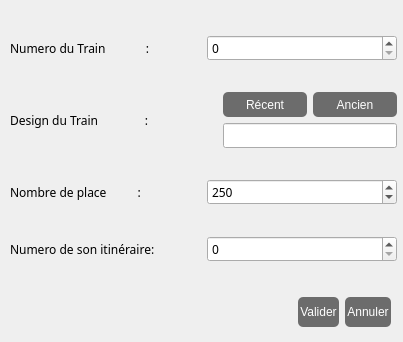
<?xml version="1.0" encoding="UTF-8"?>
<ui version="4.0">
 <class>Dialog</class>
 <widget class="QDialog" name="Dialog">
  <property name="geometry">
   <rect>
    <x>0</x>
    <y>0</y>
    <width>403</width>
    <height>342</height>
   </rect>
  </property>
  <property name="windowTitle">
   <string>Dialog</string>
  </property>
  <widget class="QWidget" name="layoutWidget">
   <property name="geometry">
    <rect>
     <x>10</x>
     <y>290</y>
     <width>381</width>
     <height>44</height>
    </rect>
   </property>
   <layout class="QHBoxLayout" name="horizontalLayout_7">
    <item>
     <spacer name="horizontalSpacer">
      <property name="orientation">
       <enum>Qt::Horizontal</enum>
      </property>
      <property name="sizeHint" stdset="0">
       <size>
        <width>40</width>
        <height>20</height>
       </size>
      </property>
     </spacer>
    </item>
    <item>
     <layout class="QHBoxLayout" name="horizontalLayout_6">
      <item>
       <widget class="QPushButton" name="valider">
        <property name="minimumSize">
         <size>
          <width>0</width>
          <height>30</height>
         </size>
        </property>
        <property name="cursor">
         <cursorShape>PointingHandCursor</cursorShape>
        </property>
        <property name="styleSheet">
         <string notr="true">font: 75 10pt &quot;Century Gothic&quot;;
background-color: rgb(108, 108, 108);
color: rgb(255, 255, 255);
padding: 0 2%;
border-radius: 5px;</string>
        </property>
        <property name="text">
         <string>Valider</string>
        </property>
        <property name="icon">
         <iconset resource="res.qrc">
          <normaloff>:/image/image/valider.png</normaloff>:/image/image/valider.png</iconset>
        </property>
        <property name="iconSize">
         <size>
          <width>20</width>
          <height>20</height>
         </size>
        </property>
       </widget>
      </item>
      <item>
       <widget class="QPushButton" name="annuler">
        <property name="minimumSize">
         <size>
          <width>0</width>
          <height>30</height>
         </size>
        </property>
        <property name="cursor">
         <cursorShape>PointingHandCursor</cursorShape>
        </property>
        <property name="styleSheet">
         <string notr="true">font: 75 10pt &quot;Century Gothic&quot;;
background-color: rgb(108, 108, 108);
color: rgb(255, 255, 255);
padding: 0 2%;
border-radius: 5px;</string>
        </property>
        <property name="text">
         <string>Annuler</string>
        </property>
        <property name="icon">
         <iconset resource="res.qrc">
          <normaloff>:/image/image/annuler.png</normaloff>:/image/image/annuler.png</iconset>
        </property>
        <property name="iconSize">
         <size>
          <width>20</width>
          <height>20</height>
         </size>
        </property>
       </widget>
      </item>
     </layout>
    </item>
   </layout>
  </widget>
  <widget class="QWidget" name="layoutWidget">
   <property name="geometry">
    <rect>
     <x>10</x>
     <y>10</y>
     <width>387</width>
     <height>281</height>
    </rect>
   </property>
   <layout class="QVBoxLayout" name="verticalLayout_2">
    <item>
     <layout class="QHBoxLayout" name="horizontalLayout_3">
      <item>
       <widget class="QLabel" name="label_2">
        <property name="font">
         <font>
          <family>Century Gothic</family>
         </font>
        </property>
        <property name="text">
         <string>Numero du Train             :</string>
        </property>
       </widget>
      </item>
      <item>
       <widget class="QSpinBox" name="numbtrain">
        <property name="font">
         <font>
          <family>Century Gothic</family>
         </font>
        </property>
       </widget>
      </item>
     </layout>
    </item>
    <item>
     <layout class="QHBoxLayout" name="horizontalLayout_2">
      <item>
       <widget class="QLabel" name="label">
        <property name="font">
         <font>
          <family>Century Gothic</family>
         </font>
        </property>
        <property name="text">
         <string>Design du Train               :                      </string>
        </property>
       </widget>
      </item>
      <item>
       <layout class="QVBoxLayout" name="verticalLayout">
        <item>
         <layout class="QHBoxLayout" name="horizontalLayout">
          <item>
           <widget class="QPushButton" name="un">
            <property name="minimumSize">
             <size>
              <width>0</width>
              <height>25</height>
             </size>
            </property>
            <property name="styleSheet">
             <string notr="true">font: 75 10pt &quot;Century Gothic&quot;;
background-color: rgb(108, 108, 108);
color: rgb(255, 255, 255);
padding: 0 2%;
border-radius: 5px;</string>
            </property>
            <property name="text">
             <string>Récent</string>
            </property>
           </widget>
          </item>
          <item>
           <widget class="QPushButton" name="deux">
            <property name="minimumSize">
             <size>
              <width>0</width>
              <height>25</height>
             </size>
            </property>
            <property name="styleSheet">
             <string notr="true">font: 75 10pt &quot;Century Gothic&quot;;
background-color: rgb(108, 108, 108);
color: rgb(255, 255, 255);
padding: 0 2%;
border-radius: 5px;</string>
            </property>
            <property name="text">
             <string>Ancien</string>
            </property>
           </widget>
          </item>
         </layout>
        </item>
        <item>
         <widget class="QLineEdit" name="designtrain">
          <property name="font">
           <font>
            <family>Century Gothic</family>
           </font>
          </property>
          <property name="readOnly">
           <bool>true</bool>
          </property>
         </widget>
        </item>
       </layout>
      </item>
     </layout>
    </item>
    <item>
     <layout class="QHBoxLayout" name="horizontalLayout_4">
      <item>
       <widget class="QLabel" name="label_3">
        <property name="font">
         <font>
          <family>Century Gothic</family>
         </font>
        </property>
        <property name="text">
         <string>Nombre de place          :</string>
        </property>
       </widget>
      </item>
      <item>
       <widget class="QSpinBox" name="placetrain">
        <property name="font">
         <font>
          <family>Century Gothic</family>
         </font>
        </property>
        <property name="minimum">
         <number>200</number>
        </property>
        <property name="maximum">
         <number>300</number>
        </property>
        <property name="value">
         <number>250</number>
        </property>
       </widget>
      </item>
     </layout>
    </item>
    <item>
     <layout class="QHBoxLayout" name="horizontalLayout_5">
      <item>
       <widget class="QLabel" name="label_4">
        <property name="font">
         <font>
          <family>Century Gothic</family>
         </font>
        </property>
        <property name="text">
         <string>Numero de son itinéraire:</string>
        </property>
       </widget>
      </item>
      <item>
       <widget class="QSpinBox" name="itintrain">
        <property name="font">
         <font>
          <family>Century Gothic</family>
         </font>
        </property>
       </widget>
      </item>
     </layout>
    </item>
   </layout>
  </widget>
 </widget>
 <resources>
  <include location="res.qrc"/>
 </resources>
 <connections/>
</ui>
